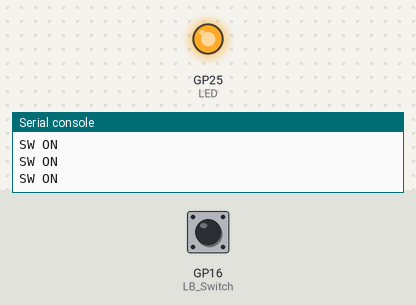
A program run on a simulated Raspberry Pi Pico running MicroPython. On the bench: output pins drawn as LEDs (lit = HIGH), the last lines printed to the serial console. The test bench sets the inputs (shaded band); at power-on: GP16 (LB_Switch) HIGH.

Above: at 2.2 s.
2.3 s: GP16 (LB_Switch) pulled LOW for 0.25 s
At 2.5 s:
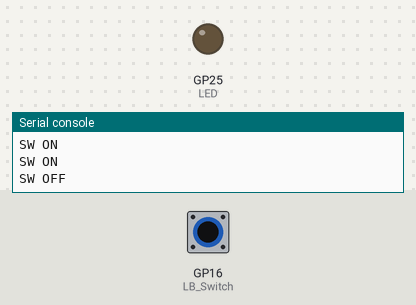
4.0 s: GP16 (LB_Switch) pulled LOW for 3.2 s
At 8.3 s:
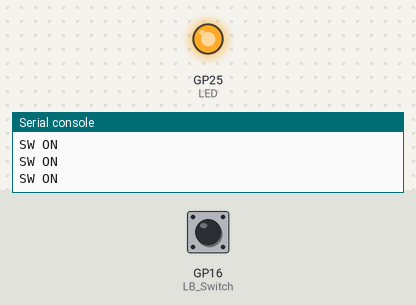
Timing chart, 0 to 9.8 s (numbered marks = the images above; inputs shaded):
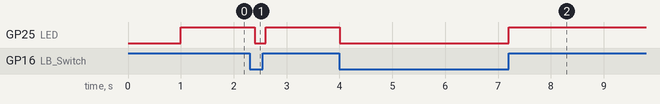

The program:

IR_Light_Beam.py
```python
'''
This is a demonstration program utilizing the "Light Beam" switch from Adafruit P/N 6167

This is a typical light emitter/detector device.
When the light reaches the detector, switch is "ON"
When the light beam breaks, switch is "OFF"

'''
import machine
import utime

#Create an output object for use as our LED
LED = machine.Pin(25,machine.Pin.OUT) #use on board LED to show "Light Beam" switch state

#Create an 'object' for our "Light beam" switch
LB_Switch = machine.Pin(16,machine.Pin.IN,machine.Pin.PULL_UP)


LED.value(0)     #Turn Off LED
utime.sleep(1)
print("Ready, Set, Go!")
while True:                              #run an endless loop - Typical main loop
    if (LB_Switch.value() == True):      #If light reaches detector - switch is ON
        LED.value(1)                     #Turn on the LED
        print("SW ON")
    elif (LB_Switch.value() != True):    #If light is not reaching detector - Switch is OFF
        LED.value(0)                     #Turn off the LED
        print("SW OFF")
    utime.sleep(.2)                      #slow down the loop to mimic other processing activities
```

Measured:
- after the input at 2.3 s, GP25 (LED): HIGH → LOW after 0.10 s, → HIGH 0.20 s later
- after the input at 4.0 s, GP25 (LED): HIGH → LOW at once, → HIGH 3.2 s later
